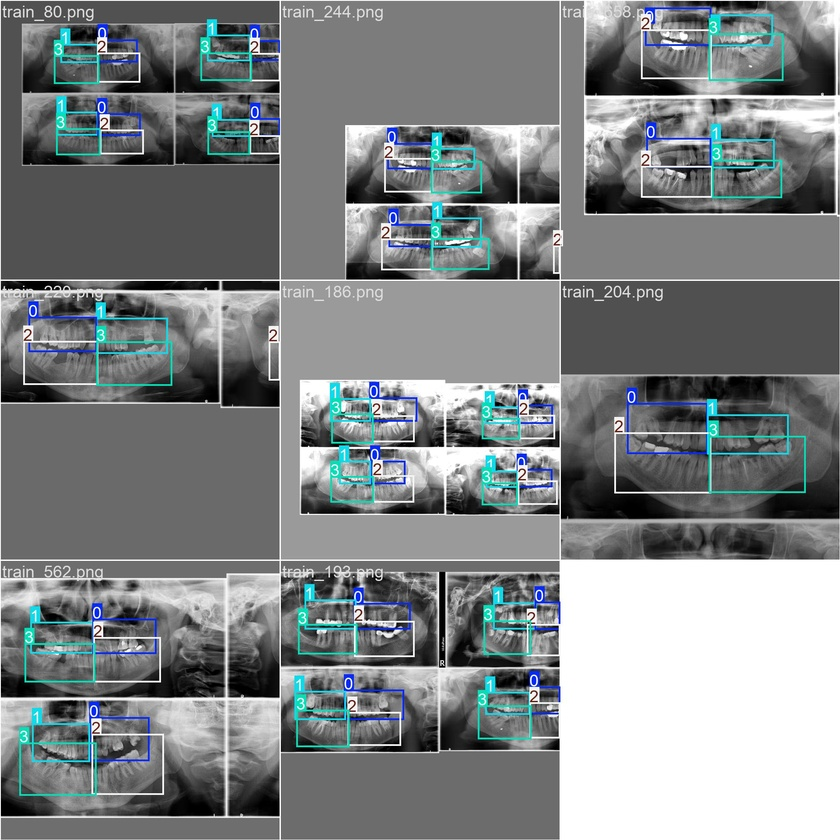
#> input picture models/stage1/train/train_batch1.jpg, 840 x 840 px, shrunk from 1920 x 1920 before the run
$ python -i image_utils.py   (imports and definitions only)
#> lines starting #> are read from the running program, lines starting #| are printed output that depends on the picture
#> further down, picture is the input picture: shape (840, 840, 3); mean B, G, R 132.9, 131.6, 126.8
# Dosya: src/services/image_utils.py
import cv2
import numpy as np

def apply_clahe(image: np.ndarray) -> np.ndarray:
    """
    Röntgen görüntülerinde detayları belirginleştirmek için CLAHE uygular.
    Stage 3 (Hastalık Tespiti) öncesi kullanılması önerilir.
    """
    if image is None: return None

    # Görüntü renkli ise LAB dönüşümü yap
    if len(image.shape) == 3:
        lab = cv2.cvtColor(image, cv2.COLOR_BGR2LAB)
#> lab: shape (840, 840, 3); mean of channels 0, 1, 2 136.8, 127.1, 126.9
        l, a, b = cv2.split(lab)
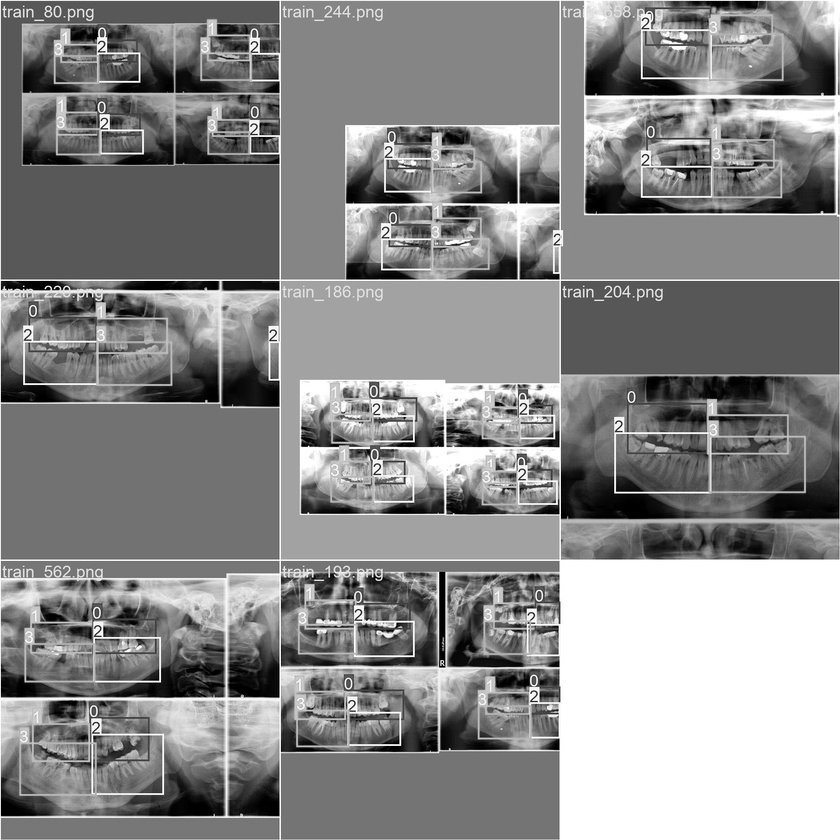
#> l: shape (840, 840); min 0, max 255, mean 136.8
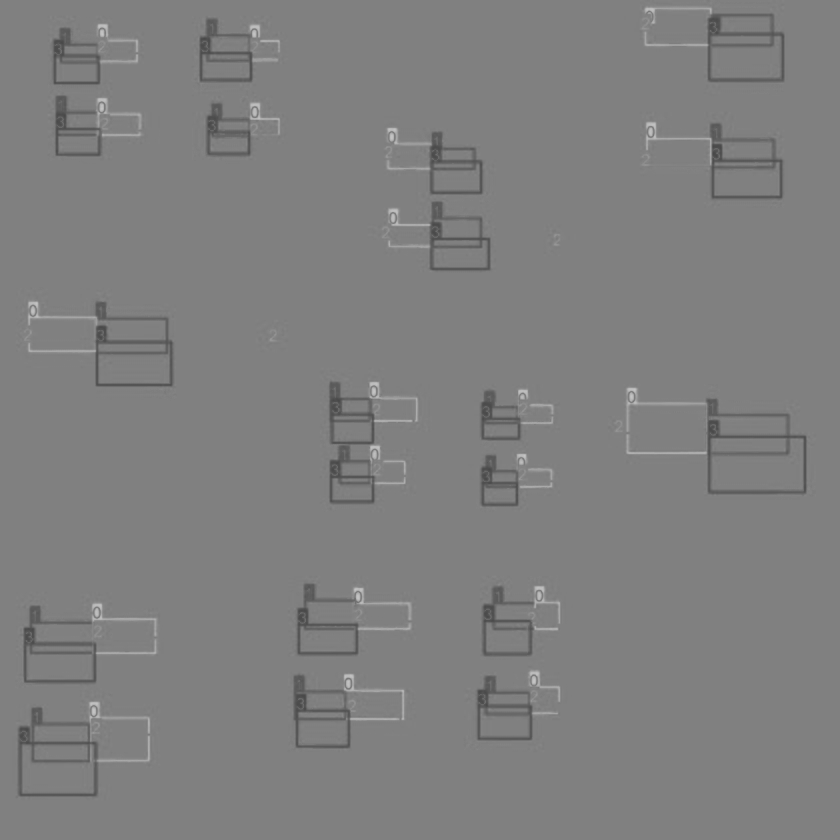
#> a: shape (840, 840); min 72, max 197, mean 127.1
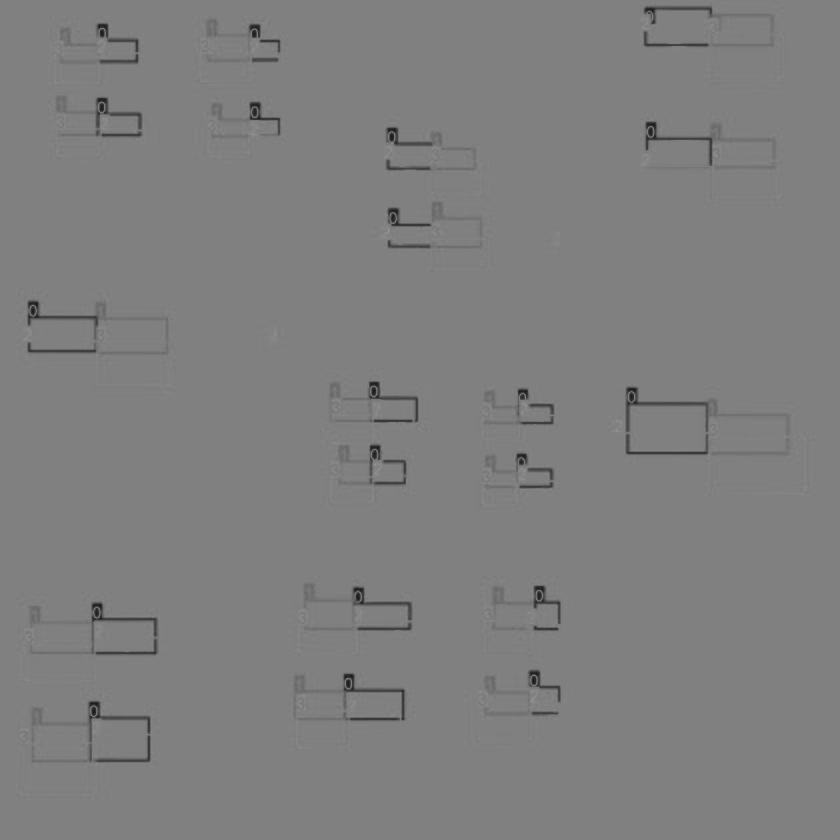
#> b: shape (840, 840); min 27, max 147, mean 126.9
        clahe = cv2.createCLAHE(clipLimit=2.0, tileGridSize=(8,8))
        cl = clahe.apply(l)
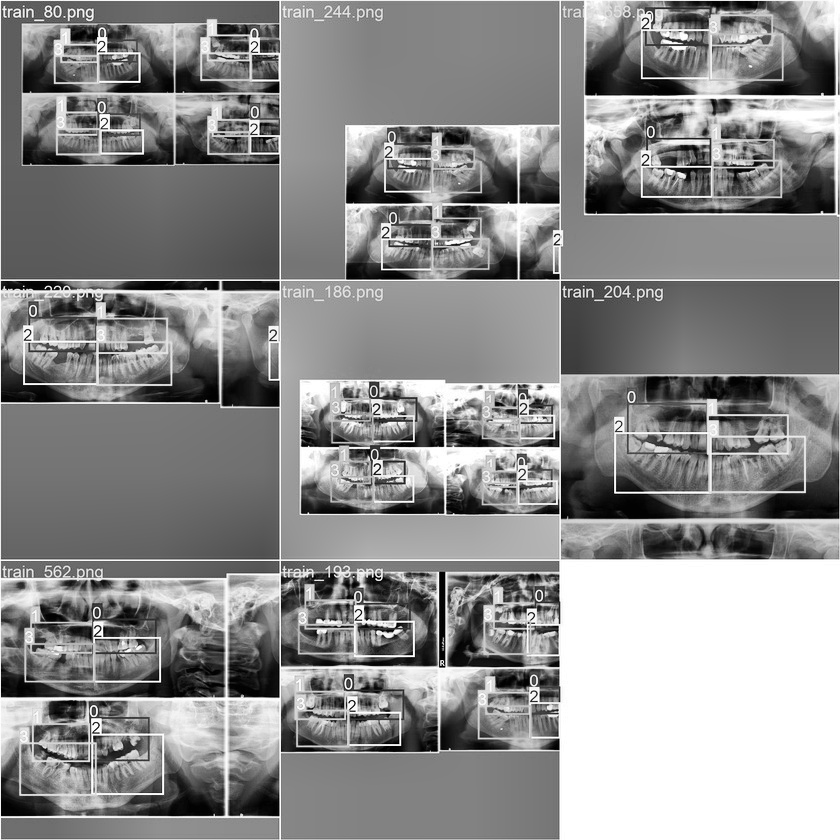
#> cl: shape (840, 840); min 0, max 255, mean 140.2
        limg = cv2.merge((cl,a,b))
#> limg: shape (840, 840, 3); mean of channels 0, 1, 2 140.2, 127.1, 126.9
        return cv2.cvtColor(limg, cv2.COLOR_LAB2BGR)
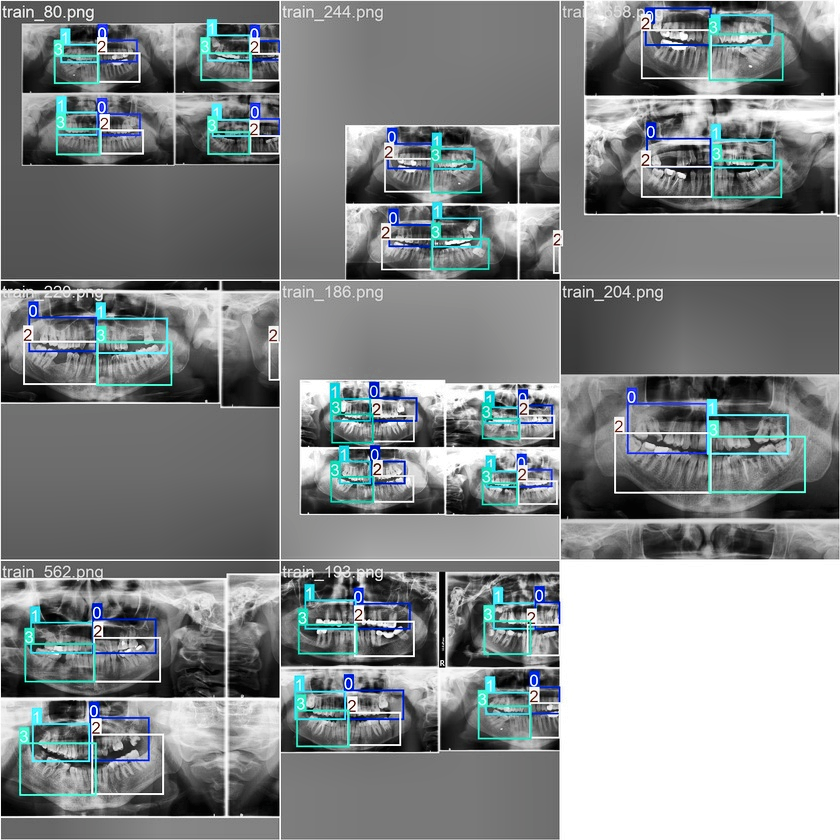
#> returned value: shape (840, 840, 3); mean B, G, R 136.5, 135.2, 130.5
    else:
        # Gri ise direkt uygula
        clahe = cv2.createCLAHE(clipLimit=2.0, tileGridSize=(8,8))
        return clahe.apply(image)

def validate_image(nparr):
    """Gelen byteların geçerli bir resim olup olmadığını kontrol eder."""
    img = cv2.imdecode(nparr, cv2.IMREAD_COLOR)
    if img is None:
        raise ValueError("Görüntü verisi bozuk veya okunamadı.")
    return img

>>> import cv2
>>> picture = cv2.imread('../../models/stage1/train/train_batch1.jpg')
>>> result = apply_clahe(picture)
